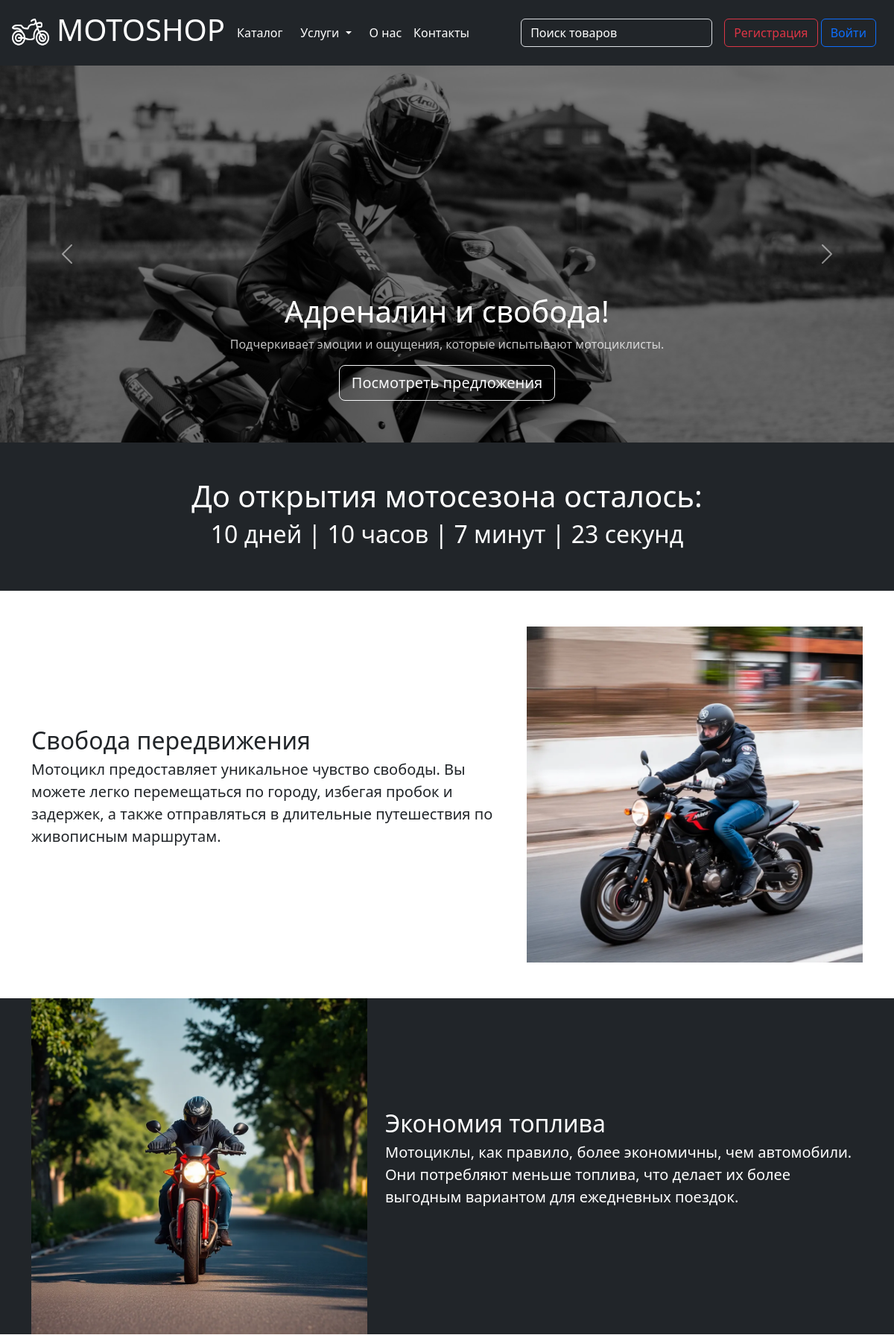
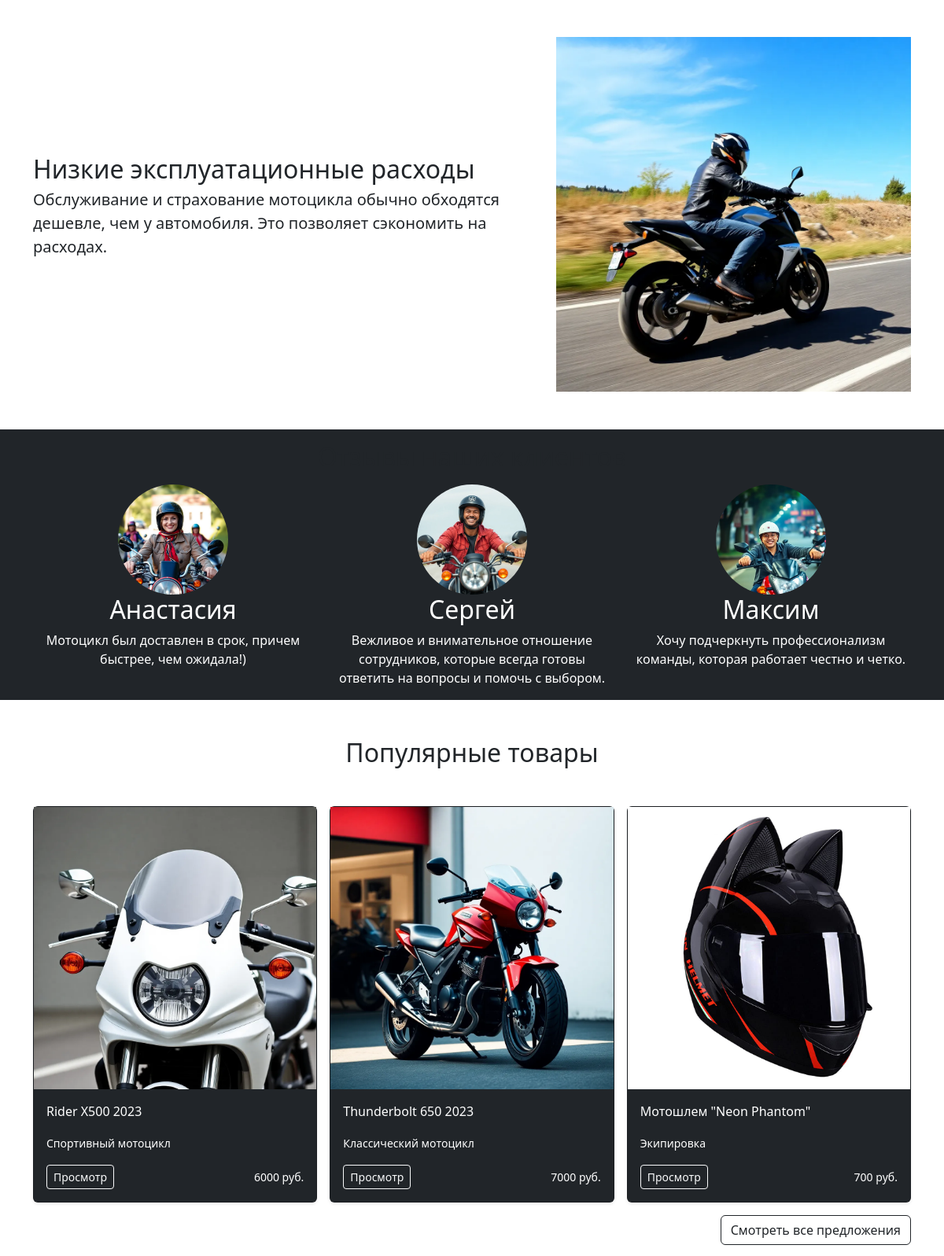
The page / (upper part) on the database its author committed (2 pictures, top to bottom).
### app.py (models this page shows, shortened)
class Articles(db.Model):
    id = db.Column(db.Integer,primary_key=True)
    title = db.Column(db.String(100))
    text = db.Column(db.Text)
    image_name = db.Column(db.String(100))
    category = db.Column(db.String(100))
    price = db.Column(db.Integer)
    orders = db.relationship('Orders', backref='article', lazy=True)

### app.py (the view)
@app.route('/', methods=['GET', 'POST'])
def index():
    random_articles = Articles.query.order_by(func.random()).limit(3).all()
    return render_template("index.html",random_articles=random_articles)

### app.py (called while the page is built)
@app.context_processor
def inject_user():
    def get_user_name():
        if 'name' in session:
            return Users.query.filter_by(email=session['name']).first()
    return dict(active_user=get_user_name())

@app.context_processor
def inject_user():
    return dict(
    articles_category=db.session.query(Articles.category).distinct().all(),
    )

@app.context_processor
def inject_services():
    return dict(
    services=db.session.query(Services).all(),
    )

@app.context_processor
def inject_custom_css():
    return dict(
        admin_css_url='/static/css/custom_admin.css'  # Укажите путь к вашему CSS-файлу
    )

### templates/index.html (shortened to what this page needs)
{% extends 'base.html' %}
{% block main %}
    <main>
      <div id="myCarousel" class="carousel slide mb-6" data-bs-ride="carousel">
        <div class="carousel-inner">
          <div class="carousel-item active">
            <img src="../static/img/slide1.jpg" width="100%" alt="" />
            <div class="container">
              <div class="carousel-caption">
                <h1>Адреналин и свобода!</h1>
                <p class="opacity-75">
                  Подчеркивает эмоции и ощущения, которые испытывают
                  мотоциклисты.
                </p>
                <p>
                  <a class="btn btn-lg btn-outline-light" href="/catalog"
                    >Посмотреть предложения</a
                  >
                </p>
              </div>
            </div>
          </div>
        </div>
        <button
          class="carousel-control-prev"
          type="button"
          data-bs-target="#myCarousel"
          data-bs-slide="prev"
        >
          <span class="carousel-control-prev-icon" aria-hidden="true"></span>
        </button>
        <button
          class="carousel-control-next"
          type="button"
          data-bs-target="#myCarousel"
          data-bs-slide="next"
        >
          <span class="carousel-control-next-icon" aria-hidden="true"></span>
        </button>
      </div>
      <div class="bg-dark">
        <div class="container text-white d-flex justify-content-center aling-items-center text-center">
          <div class="my-5">
            <h1>До открытия мотосезона осталось:</h1>
            <h2 id="timer"></h2>
          </div>
        </div>
      </div>
      <div class=" marketing">
        <div class="container">
          <div class="row featurette my-5">
            <div class="col-md-7 d-flex flex-column justify-content-center">
              <h2 class="featurette-heading fw-normal lh-1">
                Свобода передвижения
              </h2>
              <p class="lead">
                Мотоцикл предоставляет уникальное чувство свободы. Вы можете легко
                перемещаться по городу, избегая пробок и задержек, а также
                отправляться в длительные путешествия по живописным маршрутам.
              </p>
            </div>
            <div class="col-md-5">
              <img src="../static/img/1.jpg" width="100%" alt="" />
            </div>
          </div>
        </div>
        <div class="bg-dark">
        <div class="container">
        <div class="row featurette my-5">
          <div class="col-md-7 order-md-2 d-flex flex-column justify-content-center">
            <h2 class="featurette-heading fw-normal lh-1 text-white">Экономия топлива</h2>
            <p class="lead text-white">
              Мотоциклы, как правило, более экономичны, чем автомобили. Они
              потребляют меньше топлива, что делает их более выгодным вариантом
              для ежедневных поездок.
            </p>
          </div>
          <div class="col-md-5 order-md-1 ">
            <img src="../static/img/2.jpg" width="100%" alt="" />
          </div>
        </div>
      </div>
    </div>
<div class="container">
  <div class="row featurette my-5">
    <div class="col-md-7 d-flex flex-column justify-content-center">
      <h2 class="featurette-heading fw-normal lh-1 ">
        Низкие эксплуатационные расходы
      </h2>
      <p class="lead ">
        Обслуживание и страхование мотоцикла обычно обходятся дешевле, чем
        у автомобиля. Это позволяет сэкономить на расходах.
      </p>
    </div>
    <div class="col-md-5">
      <img src="../static/img/3.jpg" width="100%" alt="" />
    </div>
  </div>
</div>
      </div>
         <div class="bg-dark">
            <div class="container">
              <div class="row my-5 text-center">
                <h2 class="my-3">Отзывы наших клиентов</h2>
                <div class="col-lg-4">
                  <img src="../static/img/review1.jpg" class="review" width="140" alt="" />
                  <h2 class="fw-normal text-white">Анастасия</h2>
                  <p class="text-white">Мотоцикл был доставлен в срок, причем быстрее, чем ожидала!)</p>
                </div>
                <div class="col-lg-4">
                  <img src="../static/img/review2.jpg" class="review" width="140" alt="" />
                  <h2 class="fw-normal text-white">Сергей</h2>
                  <p class="text-white">
                    Вежливое и внимательное отношение сотрудников, которые всегда
                    готовы ответить на вопросы и помочь с выбором.
                  </p>
                </div>
                <div class="col-lg-4">
                  <img src="../static/img/review3.jpg" class="review" width="140" alt="" />
                  <h2 class="fw-normal text-white">Максим</h2>
                  <p class="text-white">
                    Хочу подчеркнуть профессионализм команды, которая работает честно
                    и четко.
                  </p>
                </div>
              </div>
            </div>
         </div>
      <div class="container">
        <h2 class="text-center my-5">Популярные товары</h2>
        <div class="row row-cols-1 row-cols-sm-2 row-cols-md-3 g-3">
{%for article in random_articles%}
<div class="col">
  <div class="card shadow-sm bg-dark">
    <a href="/article/{{article.id}}">
      <img src="../static/img/upload/{{article.image_name}}" width="100%" alt="" />
    </a>
    <div class="card-body">
      <p class="card-text text-white">{{article.title}}</p>
      <p class="text-white"><small>{{article.category}}</small>  </p>
      <div class="d-flex justify-content-between align-items-center">
        <div class="btn-group">
          <a
            href="/article/{{article.id}}"
            class="btn btn-sm btn-outline-light"
            >Просмотр</a
          >
        </div>
        <small class="text-body-white text-white">{{article.price}} руб.</small>
      </div>
    </div>
  </div>
</div>
{%endfor%}
        </div>
        <div class="text-end my-3">
          <a href="/catalog" class="btn btn-outline-dark"
            >Смотреть все предложения</a
          >
        </div>
      </div>
    </main>
    {% endblock %}

### static/css/styles.css (style rules this page uses)
html { height: 100%; }
body { display: flex; flex-direction: column; height: 100%; background-color: #ffff; border-radius: 30px; }
main { flex: 1 0 auto; }
.carousel-item { background-color: black; }
.carousel-item img { opacity: 0.5; }
.review { border-radius: 50%; }

### rows shown on the page
Articles: image_name (picture), title "Rider X500 2023", category "Спортивный мотоцикл", price "6000"
Articles: image_name (picture), title "Thunderbolt 650 2023", category "Классический мотоцикл", price "7000"
Articles: image_name (picture), title "Мотошлем \"Neon Phantom\"", category "Экипировка", price "700"
